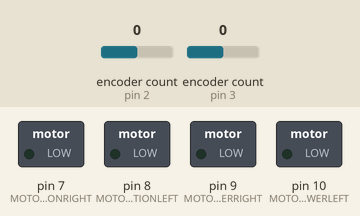
Bench run of a sketch on a simulated Arduino Uno, built with avr-gcc and run on an emulated ATmega328P. Parts: switched loads named in the sketch (green lamp = pin HIGH). The test bench sets the inputs (shaded band); at power-on: encoder count (sensors on pin 2, pin 3) 0. What the sketch prints to the serial monitor is not drawn.

Above: at 0.1 s.
At 0.6 s:
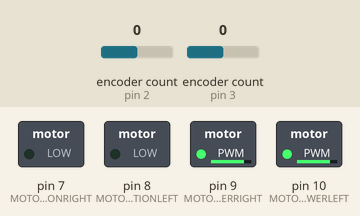
Timing chart, 0 to 2.1 s (numbered marks = the images above):
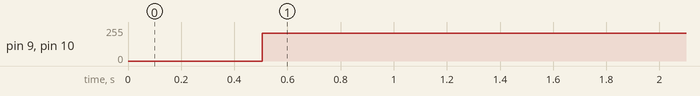

The sketch:

Demo1.3.ino
```cpp
// Project Demo 1 for SEED Lasb EENG350
// Arduno reads motor encoders, commands it to the position chosen by the RPi running openCV
// Pins 9 & 10 are ON/OFF controls. Pins 7 & 8 are direction controls.
// Encoder pins are attached to pins 2 & 4, 3 & 5, and have interrupts attached to them.

//NOTES: POSITIVE ANGLES ARE CLOCKWISE ROTATION OF THE ROBOT, SEEN FROM ABOVE.
//left encoder read: negative if robot is going forward


//Include necessary libraries
#include <Wire.h>
#include <Encoder.h>

//Setup encoders
Encoder leftEnc(2, 4);
Encoder rightEnc(3, 5);

//Global costant declarations
#define MOTORPOWERLEFT 10
#define MOTORPOWERRIGHT 9
#define MOTORDIRECTIONLEFT 8
#define MOTORDIRECTIONRIGHT 7
#define MOTORGLOBALENABLE 4
#define ENCL1 2
#define ENCL2 4
#define ENCR1 3
#define ENCR2 5
#define CIRCUMFERENCE 0.769         //Wheel circumference in feet
#define COUNTSPERDEGREE 10.3       //originally 23.72
#define COUNTSPERFOOT 4161
#define FEETPERDEGREE 0.0057

                                    //These will be given by TA's
#define DESIREDFEET 5               //This will be TA assigned for task 2, 1ft for task 3
#define DESIREDANGLE 90            //This will be 0 for task 2, TA assigned for task 3

//Global variable declarations
long positionCommandLeft = 0;
long positionCommandRight = 0;
long errorLeft = 0;
long errorRight = 0;
long startingCountsLeft = 0;
long startingCountsRight = 0;
int straightDriveLevel = 130;
float controlLeft = 0;
float controlRight = 0;
float proportionalLeft = 0;
float proportionalRight = 0;
float derivative = 0;
float timeLoop = 0;
float startTime= 0;
float outputLeft = 0;
float outputRight = 0;
long encRightPrev = 0;
long encLeftPrev = 0;


float Ki = (0.0);
float Kp = (0.6);
float Ka = (0); // angular velocity proportional coefficient
//////////////////////////////////////////////////////////////////////////////////////////////////////////
void setup() {
  Serial.begin(115200);               //Start serial debug
  pinMode(MOTORPOWERLEFT, OUTPUT);  //Declare outputs as outputs
  pinMode(MOTORPOWERRIGHT, OUTPUT);
  pinMode(MOTORDIRECTIONLEFT, OUTPUT);
  pinMode(MOTORDIRECTIONRIGHT, OUTPUT);
  // pinMode(MOTORPOWERLEFT, OUTPUT); //duplicate
  pinMode(MOTORGLOBALENABLE, OUTPUT);
  pinMode(ENCL1, INPUT);            //Declare inputs as inputs
  pinMode(ENCL2, INPUT);
  pinMode(ENCR1, INPUT);
  pinMode(ENCR2, INPUT);

  digitalWrite(MOTORGLOBALENABLE, HIGH); //Must be high

  delay(500);                      //Wait 2 seconds before beginning movement
  Serial.println("Exiting setup()///////////////////////////////////////////////////////////////////");
}
///////////////////////////////////////////////////////////////////////////////////////////////////////////
void loop() {
  turn(DESIREDANGLE);
//  drive(DESIREDFEET);
  delay(1000);
  //return;
}
///////////////////////////////////////////////////////////////////////////////////////////////////////////
//void turn(int angle){
//  startingCountsLeft = leftEnc.read();
//  startingCountsRight = rightEnc.read();
//  if(angle == 0){
//    return;
//  }
//  else if(angle > 0){
//    positionCommandLeft = angle*COUNTSPERDEGREE;    //
//    positionCommandRight = angle*COUNTSPERDEGREE;   //
//    digitalWrite(MOTORDIRECTIONLEFT, LOW);
//    digitalWrite(MOTORDIRECTIONRIGHT, LOW);
//    analogWrite(MOTORPOWERLEFT, 130);
//    analogWrite(MOTORPOWERRIGHT, 130);
//  }
//  else if(angle < 0){
//    positionCommandLeft = angle*COUNTSPERDEGREE;
//    positionCommandRight = angle*COUNTSPERDEGREE;
//    digitalWrite(MOTORDIRECTIONLEFT, HIGH);
//    digitalWrite(MOTORDIRECTIONRIGHT, HIGH);
//    analogWrite(MOTORPOWERLEFT, 130);
//    analogWrite(MOTORPOWERRIGHT, 130);
//  }
//  errorLeft = positionCommandLeft-startingCountsLeft;
//  errorRight = positionCommandRight-startingCountsRight;
//  while(abs(errorLeft) > 25 || abs(errorRight) > 25 ){
//    Serial.print(errorLeft);
//    Serial.print("  ");
//    Serial.println(errorRight);
//    if((abs(errorLeft)<50) || (abs(errorLeft)<50)){
//      digitalWrite(MOTORPOWERLEFT, 0);
//      digitalWrite(MOTORPOWERRIGHT, 0);
//      return;
//    }
////    if(abs(errorLeft)<50){
////      digitalWrite(MOTORPOWERLEFT, 0);
////    }
////    if(abs(errorRight)<50){
////      digitalWrite(MOTORPOWERRIGHT, 0);
////    }
//    //if(angle > 0){
//      errorLeft = positionCommandLeft+leftEnc.read();
//      errorRight = positionCommandRight+rightEnc.read();
//    //}
//    //else if(angle < 0){
//    //  errorLeft = positionCommandLeft-leftEnc.read();
//    //  errorRight = positionCommandRight-rightEnc.read();
//    //}
//  }
//  Serial.println("Completed turn");
//}
/////////////////////////////////////////////////////////////////////////////////////////////////////////////////
void turn (int angle){
positionCommandLeft = 0;
 positionCommandRight = 0;
errorLeft = 0;
errorRight = 0;
startingCountsLeft = 0;
startingCountsRight = 0;
straightDriveLevel = 130;
controlLeft = 0;
controlRight = 0;
proportionalLeft = 0;
proportionalRight = 0;
derivative = 0;
timeLoop = 0;
startTime= 0;
outputLeft = 0;
outputRight = 0;
float integralLeft = 0;
float integralRight = 0;
int i;
float velocityLeft = 0;
float velocityRight = 0;
float angularVelocity = 0; // positive = clockwise

  Serial.println("turning");
  startingCountsLeft = leftEnc.read();
  startingCountsRight = rightEnc.read();
  positionCommandLeft = startingCountsLeft - angle*COUNTSPERDEGREE;
  positionCommandRight = startingCountsRight - angle*COUNTSPERDEGREE;
  errorLeft = positionCommandLeft - leftEnc.read();
  errorRight = positionCommandRight - rightEnc.read();
  Serial.print("errorRight  ");
  Serial.println(errorRight);


  while(abs(errorLeft) > 25 || abs(errorRight) > 25 ){

velocityLeft = leftEnc.read() - encLeftPrev;
velocityRight = rightEnc.read() - encRightPrev;
angularVelocity = velocityLeft - velocityRight;
Serial.print("ang vel  ");
Serial.println(angularVelocity*Ka);


integralLeft = integralLeft + timeLoop * errorLeft;
integralRight = integralRight + timeLoop * errorRight;

outputLeft = constrain((abs( -errorLeft * Kp + integralLeft * Ki - Ka*angularVelocity)), 0, 210);
outputRight = constrain((abs(-errorRight * Kp + integralRight * Ki + Ka*angularVelocity)), 0, 210);
//Serial.print("integral rRight  ");
//Serial.println(integralRight*Ki);

timeLoop = (millis() - startTime)/1000;
startTime = millis();


  if(errorRight > 0){
      digitalWrite(MOTORDIRECTIONRIGHT, HIGH);
  }
  else {
          digitalWrite(MOTORDIRECTIONRIGHT, LOW);
  }

   if(errorLeft > 0){
      digitalWrite(MOTORDIRECTIONLEFT, HIGH);
  }
  else {
          digitalWrite(MOTORDIRECTIONLEFT, LOW);
  }
  analogWrite(MOTORPOWERRIGHT, outputRight);
  analogWrite(MOTORPOWERLEFT, outputLeft);
Serial.print("outputLEFT  ");
  Serial.print(outputLeft);
  Serial.print("outputRight  ");
  Serial.println(outputRight);


  errorLeft = positionCommandLeft - leftEnc.read();
  errorRight = positionCommandRight - rightEnc.read();

  if(i%15 ==0){
  encLeftPrev = leftEnc.read();
  encRightPrev = rightEnc.read();
    }
  i ++;
// Serial.print("errorRight  ");
//  Serial.print(errorRight);
//   Serial.print("errorLEFT  ");
//  Serial.println(errorRight);
  }

    analogWrite(MOTORPOWERRIGHT, 0);
  analogWrite(MOTORPOWERLEFT, 0);

  Serial.println("done driving");
}
/////////////////////////////////////////////////////////////////////////////////////////////////////////////////
void drive (int distance){
positionCommandLeft = 0;
 positionCommandRight = 0;
errorLeft = 0;
errorRight = 0;
startingCountsLeft = 0;
startingCountsRight = 0;
straightDriveLevel = 130;
controlLeft = 0;
controlRight = 0;
proportionalLeft = 0;
proportionalRight = 0;
derivative = 0;
timeLoop = 0;
startTime= 0;
outputLeft = 0;
outputRight = 0;
float integralLeft = 0;
float integralRight = 0;
int i;
float velocityLeft = 0;
float velocityRight = 0;
float angularVelocity = 0; // positive = clockwise

  Serial.println("driving");
  startingCountsLeft = leftEnc.read();
  startingCountsRight = rightEnc.read();
  positionCommandLeft = startingCountsLeft - DESIREDFEET*COUNTSPERFOOT;
  positionCommandRight = startingCountsRight + DESIREDFEET*COUNTSPERFOOT;
  errorLeft = positionCommandLeft - leftEnc.read();
  errorRight = positionCommandRight - rightEnc.read();
  Serial.print("errorRight  ");
  Serial.println(errorRight);


  while(abs(errorLeft) > 25 || abs(errorRight) > 25 ){

velocityLeft = leftEnc.read() - encLeftPrev;
velocityRight = rightEnc.read() - encRightPrev;
angularVelocity = velocityLeft - velocityRight;
Serial.print("ang vel  ");
Serial.println(angularVelocity*Ka);


integralLeft = integralLeft + timeLoop * errorLeft;
integralRight = integralRight + timeLoop * errorRight;

outputLeft = constrain((abs( -errorLeft * Kp + integralLeft * Ki - Ka*angularVelocity)), 0, 255);
outputRight = constrain((abs(-errorRight * Kp + integralRight * Ki + Ka*angularVelocity)), 0, 255);
//Serial.print("integral rRight  ");
//Serial.println(integralRight*Ki);

timeLoop = (millis() - startTime)/1000;
startTime = millis();


  if(errorRight > 0){
      digitalWrite(MOTORDIRECTIONRIGHT, HIGH);
  }
  else {
          digitalWrite(MOTORDIRECTIONRIGHT, LOW);
  }

   if(errorLeft > 0){
      digitalWrite(MOTORDIRECTIONLEFT, HIGH);
  }
  else {
          digitalWrite(MOTORDIRECTIONLEFT, LOW);
  }
  analogWrite(MOTORPOWERRIGHT, outputRight);
  analogWrite(MOTORPOWERLEFT, outputLeft);
//Serial.print("outputLEFT  ");
//  Serial.print(outputLeft);
//  Serial.print("outputRight  ");
//  Serial.println(outputRight);


  errorLeft = positionCommandLeft - leftEnc.read();
  errorRight = positionCommandRight - rightEnc.read();

  if(i%15 ==0){
  encLeftPrev = leftEnc.read();
  encRightPrev = rightEnc.read();
    }
  i ++;
// Serial.print("errorRight  ");
//  Serial.print(errorRight);
//   Serial.print("errorLEFT  ");
//  Serial.println(errorRight);
  }

    analogWrite(MOTORPOWERRIGHT, 0);
  analogWrite(MOTORPOWERLEFT, 0);

  Serial.println("done driving");
}


//Serial.println(straightDriveLevel);
//    analogWrite(MOTORPOWERLEFT, straightDriveLevel);
//    analogWrite(MOTORPOWERRIGHT, straightDriveLevel);
//    if((abs(leftEnc.read())-abs(startingCountsLeft)) < 1040){
//      straightDriveLevel = constrain(((abs(leftEnc.read())/1040)*255), 110, 255);
//    Serial.println(" first if ");
//    }
//    if(((positionCommandLeft)-3121) < abs(leftEnc.read())){
//      straightDriveLevel = constrain((((abs(leftEnc.read())-(DESIREDFEET*4161))/3121)*255), 0, 255);
//        Serial.println(" second if ");
//    }
//    errorLeft = (DESIREDFEET*COUNTSPERFOOT)-(leftEnc.read()-startingCountsLeft);
//    errorRight = (DESIREDFEET*COUNTSPERFOOT)-(rightEnc.read()-startingCountsRight);
//    Serial.print(errorLeft);
//    Serial.print("  ");
//    Serial.println(errorRight);
//  }
```

Measured:
- by itself, pin 9 (MOTORPOWERRIGHT), pin 10 (MOTORPOWERLEFT): 0/255 → 210/255 at 0.51 s
